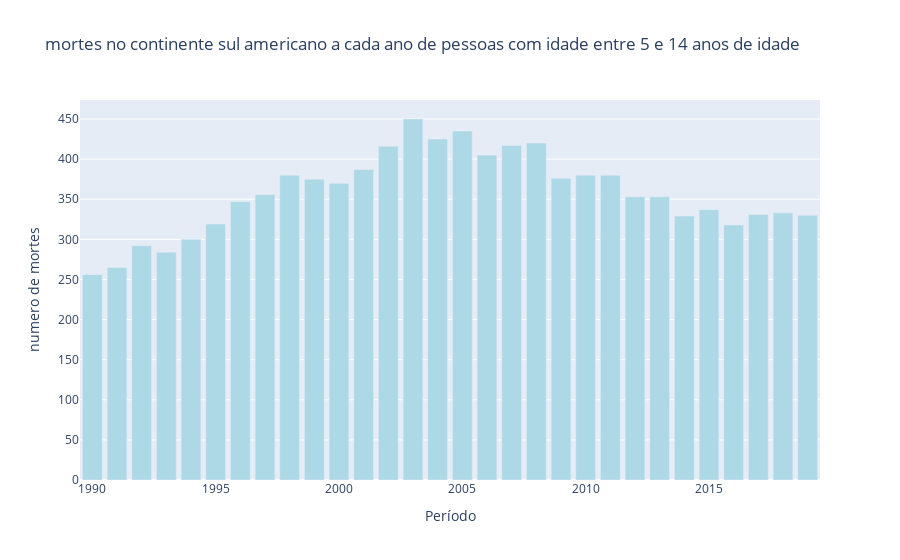

Source (notebook cell):
### Code cell
data = [go.Bar(x=south_america_df['Year'].values,
               y=soma_por_ano_south_america['Deaths - HIV/AIDS - Sex: Both - Age: 5-14 years (Number)'],
               marker = {'color' : 'lightblue'} )]
               

#criando layout
configuracoes_layout = go.Layout(title='mortes no continente sul americano a cada ano de pessoas com idade entre 5 e 14 anos de idade',
                                 yaxis={'title': 'numero de mortes'},
                                 xaxis={'title': 'Período'})

#objeto figura

fig = go.Figure(data=data, layout=configuracoes_layout)

#plotando o grafico
py.iplot(fig)

### Figure 1 — Plotly figure (JSON) as saved in the notebook; plotly's stock layout.template omitted (floating-point values rounded to 4 significant figures; data arrays with more than 128 entries replaced by an {"elided": "..."} marker saying what was removed)
{"data": [{"marker": {"color": "lightblue"}, "type": "bar", "x": {"elided": "360 int values"}, "y": [256, 265, 292, 284, 300, 319, 347, 356, 380, 375, 370, 387, 416, 450, 425, 435, 405, 417, 420, 376, 380, 380, 353, 353, 329, 337, 318, 331, 333, 330]}], "layout": {"title": {"text": "mortes no continente sul americano a cada ano de pessoas com idade entre 5 e 14 anos de idade"}, "xaxis": {"title": {"text": "Período"}}, "yaxis": {"title": {"text": "numero de mortes"}}}}
